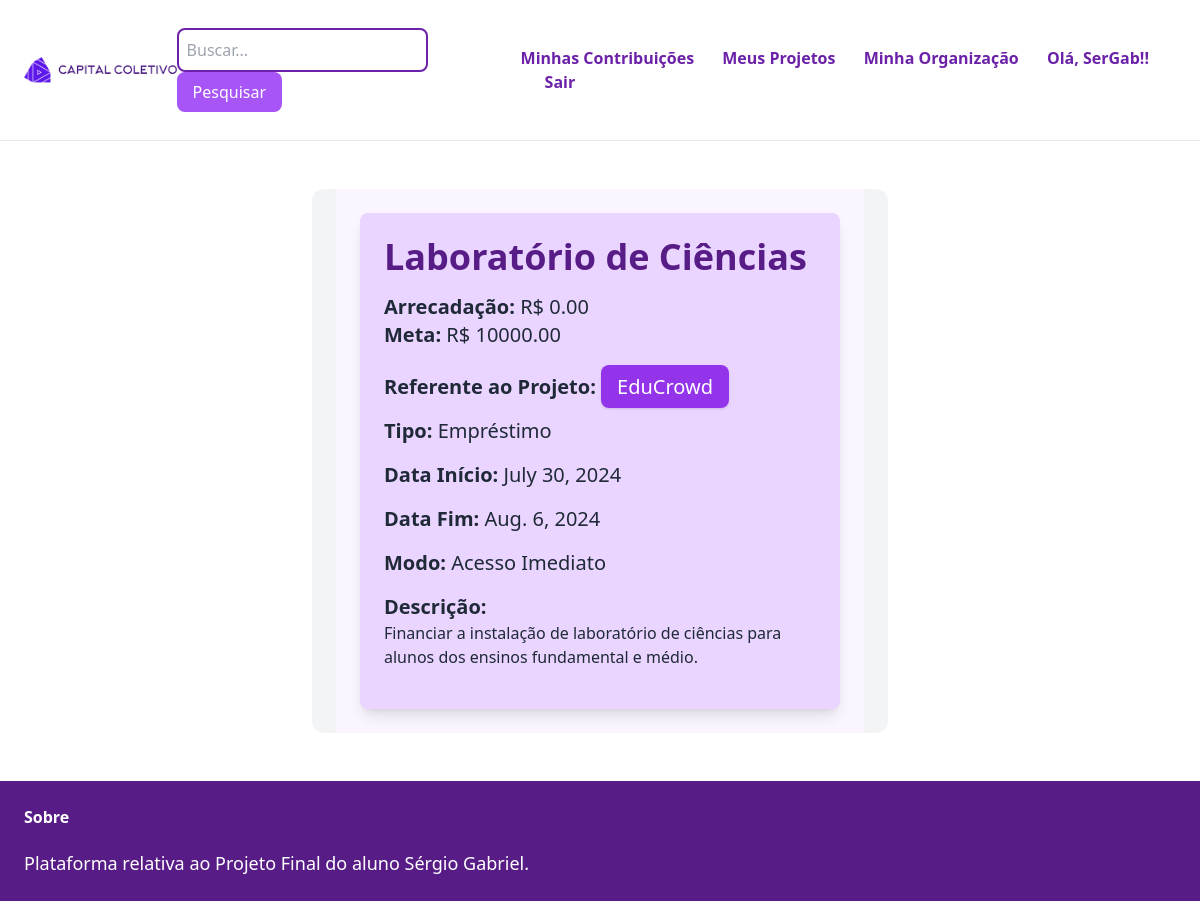
The app's page /campanhas/3/3/ (signed in) with its own data.
### usuarios/models.py (models this page shows, shortened)
class Usuario(AbstractBaseUser, PermissionsMixin):
    email = models.EmailField(blank=True, default='', unique=True)
    nome = models.CharField(max_length=255, blank=True, default='')
    data_nasc = models.DateField(null=True, blank=True)
    imagem_perfil = models.ImageField(upload_to='imagens_perfil/', null=True, blank=True)
    interesses = models.ManyToManyField(Interesse, related_name='usuarios')
    tem_organizacao = models.BooleanField(default=False)
    organizacao_id = models.PositiveIntegerField(null=True, blank=True, default=None)
    is_active = models.BooleanField(default=True)
    is_superuser = models.BooleanField(default=False)
    is_staff = models.BooleanField(default=False)
    data_entrou = models.DateTimeField(default=timezone.now)
    ultimo_login = models.DateField(blank=True, null=True)
    objects = GerenciadorUsuario()
    USERNAME_FIELD = 'email'
    EMAIL_FIELD = 'email'
    REQUIRED_FIELDS = []
    class Meta:
        verbose_name = 'Usuario'
        verbose_name_plural = 'Usuarios'

### campanhas/models.py (models this page shows, shortened)
class Campanha(models.Model):
    ACESSO_IMEDIATO = 'ACESSO_IMEDIATO'
    TUDO_OU_NADA = 'TUDO_OU_NADA'
    MODOS_CHOICES = [
        (ACESSO_IMEDIATO, 'Acesso Imediato'),
        (TUDO_OU_NADA, 'Tudo ou Nada')
    ]
    titulo = models.CharField(max_length=255)
    descricao = models.TextField()
    meta = models.DecimalField(max_digits=10, decimal_places=2)
    data_inicio = models.DateField()
    data_fim = models.DateField()
    arrecadacao_atual = models.DecimalField(max_digits=10, decimal_places=2, default=0)
    modo = models.CharField(max_length=20, choices=MODOS_CHOICES, null=True, blank=True)
    projeto = models.ForeignKey(Projeto, on_delete=models.CASCADE, related_name='campanhas', null=True, blank=True)
    em_andamento = models.BooleanField(default=True)  # True para "Em Andamento", False para "Concluída"
    tipo_crowdfunding = models.ForeignKey('TipoCrowdfunding', on_delete=models.CASCADE, related_name='campanhas')

class TipoCrowdfunding(models.Model):
    DOACAO = 'DOACAO'
    RECOMPENSA = 'RECOMPENSA'
    EMPRESTIMO = 'EMPRESTIMO'
    TIPOS_CHOICES = [
        (DOACAO, 'Doação'),
        (RECOMPENSA, 'Recompensa'),
        (EMPRESTIMO, 'Empréstimo')
    ]
    tipo = models.CharField(max_length=10, choices=TIPOS_CHOICES)
    def __str__(self):
        return self.get_tipo_display()

### projetos/models.py (models this page shows, shortened)
class Projeto(models.Model):
    titulo = models.CharField(max_length=255, default='')
    imagem_perfil = models.ImageField(upload_to='projeto_imagens/', default='default_projeto.jpg')
    texto = models.TextField(max_length=5000, default='')
    categoria = models.ForeignKey(Interesse, related_name='projetos', blank=True, null=True, on_delete=models.CASCADE)
    imagem1 = models.ImageField(upload_to='imagens_pitch_deck/', blank=True, null=True)
    imagem2 = models.ImageField(upload_to='imagens_pitch_deck/', blank=True, null=True)
    imagem3 = models.ImageField(upload_to='imagens_pitch_deck/', blank=True, null=True)
    data_criacao = models.DateField(auto_now_add=True, blank=True, null=True)
    tem_campanha = models.BooleanField(default=False)
    membros = models.ManyToManyField(Usuario, through='MembroProjeto')
    organizacao_captadora = models.ForeignKey(OrganizacaoCaptadora, on_delete=models.CASCADE, related_name='projetos', null=True, blank=True)

### campanhas/views.py (the view)
# urls.py: path('<int:tipo>/<int:crowd_id>/', views.pagina_principal, name='principal_camp'),
def pagina_principal(request, tipo, crowd_id):
    if tipo == 1:
        crowdfunding = get_object_or_404(Doacao, pk=crowd_id)
    elif tipo == 2:
        crowdfunding = get_object_or_404(Recompensa, pk=crowd_id)
    elif tipo == 3:
        crowdfunding = get_object_or_404(Emprestimo, pk=crowd_id)
    campanha = get_object_or_404(Campanha, id=crowdfunding.campanha.id)
    projeto = campanha.projeto
    membro_projeto = MembroProjeto.objects.filter(projeto=projeto, usuario=request.user).first()
    if membro_projeto:
        funcao_usuario = membro_projeto.funcao
    else:
        funcao_usuario = 'NONE'
    return render(request, 'campanhas/4_Principal_Campanha.html', {
        'crowd_id': crowdfunding.id,
        'campanha': crowdfunding.campanha,
        'tipo': tipo,
        'funcao_usuario': funcao_usuario,
    })

### campanhas/templates/campanhas/4_Principal_Campanha.html (shortened to what this page needs)
{% extends 'usuarios/base.html' %}
{% block conteudo %}
<div class="w-1/2 my-6 mx-auto px-6 bg-gray-100 rounded-xl">
    <div class="bg-purple-50 text-gray-800">
        <div class="container mx-auto p-6">
            <div class="bg-purple-200 p-6 rounded-lg shadow-lg">
                <h1 class="text-4xl font-bold text-purple-900 mb-4">{{ campanha.titulo }}</h1>
                <div class="mb-6">
                    <div class="flex justify-between items-center">
                        <div>
                            <p class="text-xl"><span class="font-semibold">Arrecadação:</span> R$ {{ campanha.arrecadacao_atual }}</p>
                            <p class="text-xl"><span class="font-semibold">Meta:</span> R$ {{ campanha.meta }}</p>
                        </div>
                    </div>
                </div>
                <div class="mb-4">
                    <p class="text-xl"><span class="font-semibold">Referente ao Projeto:</span> <a href="{% url 'projetos:principal_proj' campanha.projeto.id %}" class="bg-purple-600 text-white py-2 px-4 rounded-lg shadow hover:bg-purple-700">{{ campanha.projeto.titulo }}</a></p>
                </div>
                <div class="mb-4">
                    <p class="text-xl"><span class="font-semibold">Tipo:</span> {{ campanha.tipo_crowdfunding }}</p>
                </div>
                <div class="mb-4">
                    <p class="text-xl"><span class="font-semibold">Data Início:</span> {{ campanha.data_inicio }}</p>
                </div>
                <div class="mb-4">
                    <p class="text-xl"><span class="font-semibold">Data Fim:</span> {{ campanha.data_fim }}</p>
                </div>
                <div class="mb-4">
                    <p class="text-xl"><span class="font-semibold">Modo:</span> {{ campanha.get_modo_display }}</p>
                </div>
                <div class="mb-4">
                    <p class="text-xl"><span class="font-semibold">Descrição:</span></p>
                    <p>{{ campanha.descricao }}</p>
                </div>
            </div>
        </div>
    </div>
</div>
{% endblock %}

### usuarios/templates/usuarios/base.html (shortened to what this page needs)
<!DOCTYPE html>
<html>
    <head>
        <script src="https://cdn.tailwindcss.com"></script>
    </head>
    <body>
        <nav class="py-6 px-6 flex justify-between items-center border-b border-gray-200">
            <a href="/">
                <img src="/Imagens/Logo_e_Nome.PNG" class="w-40 h-30">
            </a>
            <div class="flex space-x-4">
                <form method="get" class="py-1" action="{% url 'navegacao:resultado_pesquisa' %}">
                    <input name="query" type="text" placeholder="Buscar..." class="border-2 border-purple-800 p-2 rounded-lg outline-none focus:ring-2 focus:ring-purple-600">
                    <button class="bg-purple-500 text-white px-4 py-2 rounded-lg hover:bg-purple-900 focus:outline-none focus:ring-2 focus:ring-purple-600">
                        Pesquisar
                    </button>
                </form>
            </div>
            <div class="space-x-6">
                {% if request.user.is_authenticated %}
                        <a href="{% url 'contribuicoes:minhas_contribs' %}" class="py-3 text-purple-800 font-semibold hover:text-purple-800">Minhas Contribuições</a>
                        <a href="{% url 'projetos:meus_projetos' %}" class="py-3 text-purple-800 font-semibold hover:text-purple-800">Meus Projetos</a>
                        {% if user.tem_organizacao %}
                            <a href="{% url 'organizacoes:gerencia_org' user.organizacao_id %}" class="py-3 text-purple-800 font-semibold hover:text-purple-800">Minha Organização</a>
                        {% else %}
                            <a href="{% url 'organizacoes:form_solicita' %}" class="py-3 text-purple-800 font-semibold hover:text-purple-800">Crie uma Organização</a>
                        {% endif %}
                        <span class="py-3 text-purple-800  font-bold">Olá, {{ user.nome }}!!</span>
                        <a href="{% url 'usuarios:logout_conta' %}" class="text-purple-800 font-semibold hover:text-purple-800">Sair</a>
                {% else %}
                        <a href="{% url 'usuarios:criar_conta' %}" class="py-3 text-lg font-semibold bg-purple-800 text-white rounded-xl hover:bg-purple-700">Criar Conta!</a>
                        <a href="{% url 'usuarios:login_conta' %}" class="py-3 text-lg font-semibold bg-purple-800 text-white rounded-xl hover:bg-purple-700">Entrar</a>
                {% endif %}
            </div>
        </nav>
        <div class="px-6 py-6">
            {% block conteudo %}
            {% endblock %}
        </div>
        <footer class="py-6 px-6 flex justify-between bg-purple-900">
            <div class="w-2/3 pr-10">
                <h3 class="mb-5 font-semibold text-white">Sobre</h3>
                <p class="text-lg text-white">Plataforma relativa ao Projeto Final do aluno Sérgio Gabriel.</p>
            </div>
        </footer>
    </body>
</html>

### records on screen
Usuario: nome "SerGab"
Campanha: titulo "Laboratório de Ciências", arrecadacao_atual "0.00", meta "10000.00", projeto.titulo "EduCrowd", tipo_crowdfunding "Empréstimo", data_inicio "July 30, 2024", data_fim "Aug. 6, 2024", modo "Acesso Imediato", descricao "Financiar a instalação de laboratório de ciências para alunos dos ensinos fundamental e médio."
